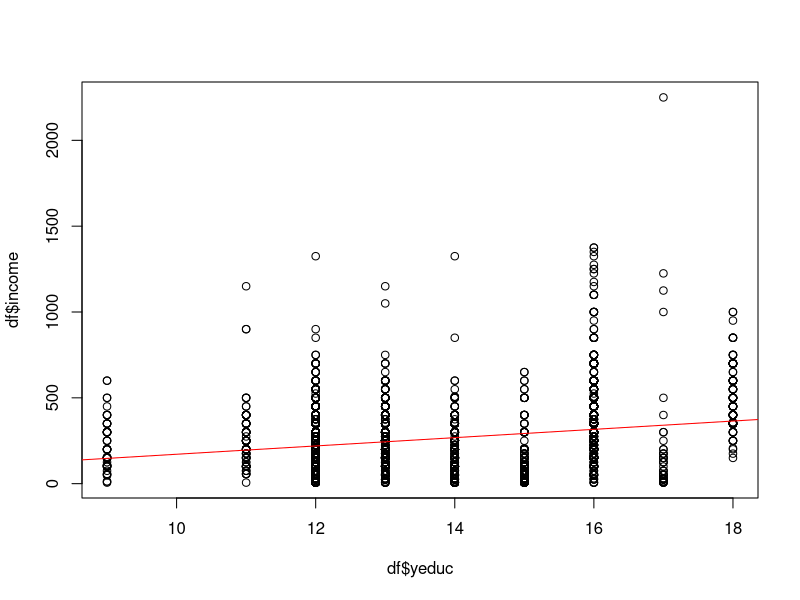

R code for this plot:
# 980153 Kenji Miyazaki

df <- read.csv("6_1_income.csv")

# 問
mean(df$yeduc)
mean(df$income)
# 問2
var(cars$dist)


plot(df$yeduc,df$income)
model <- lm(income ~ yeduc, data = df)
summary(model)
abline(model, col="red")
